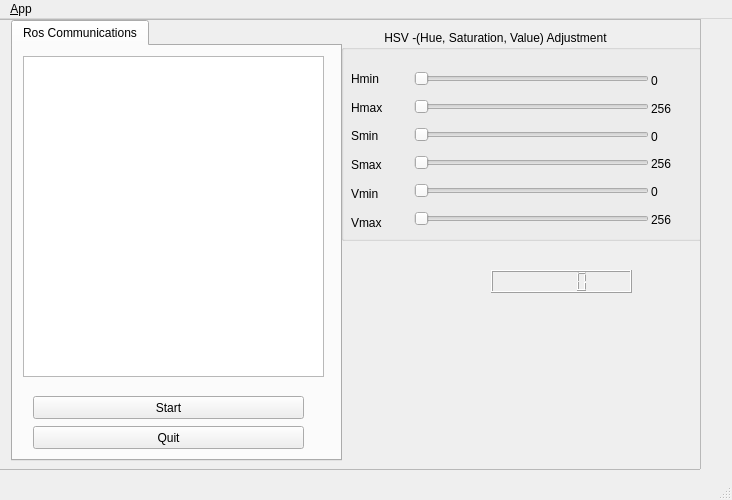
<?xml version="1.0" encoding="UTF-8"?>
<ui version="4.0">
 <class>MainWindowDesign</class>
 <widget class="QMainWindow" name="MainWindowDesign">
  <property name="geometry">
   <rect>
    <x>0</x>
    <y>0</y>
    <width>732</width>
    <height>500</height>
   </rect>
  </property>
  <property name="sizePolicy">
   <sizepolicy hsizetype="Expanding" vsizetype="Expanding">
    <horstretch>0</horstretch>
    <verstretch>0</verstretch>
   </sizepolicy>
  </property>
  <property name="minimumSize">
   <size>
    <width>73</width>
    <height>82</height>
   </size>
  </property>
  <property name="windowTitle">
   <string>QRosApp</string>
  </property>
  <property name="windowIcon">
   <iconset resource="../resources/images.qrc">
    <normaloff>:/images/icon.png</normaloff>:/images/icon.png</iconset>
  </property>
  <property name="windowOpacity">
   <double>8.000000000000000</double>
  </property>
  <property name="locale">
   <locale language="English" country="Australia"/>
  </property>
  <property name="dockNestingEnabled">
   <bool>true</bool>
  </property>
  <widget class="QWidget" name="centralwidget">
   <widget class="QScrollArea" name="scrollArea">
    <property name="geometry">
     <rect>
      <x>-20</x>
      <y>0</y>
      <width>721</width>
      <height>451</height>
     </rect>
    </property>
    <property name="sizePolicy">
     <sizepolicy hsizetype="Fixed" vsizetype="Fixed">
      <horstretch>0</horstretch>
      <verstretch>0</verstretch>
     </sizepolicy>
    </property>
    <property name="minimumSize">
     <size>
      <width>120</width>
      <height>120</height>
     </size>
    </property>
    <property name="widgetResizable">
     <bool>true</bool>
    </property>
    <widget class="QWidget" name="scrollAreaWidgetContents">
     <property name="geometry">
      <rect>
       <x>0</x>
       <y>0</y>
       <width>719</width>
       <height>449</height>
      </rect>
     </property>
     <widget class="QGroupBox" name="groupBox_2">
      <property name="geometry">
       <rect>
        <x>360</x>
        <y>10</y>
        <width>361</width>
        <height>211</height>
       </rect>
      </property>
      <property name="title">
       <string>             HSV -(Hue, Saturation, Value) Adjustment</string>
      </property>
      <widget class="QWidget" name="layoutWidget">
       <property name="geometry">
        <rect>
         <x>10</x>
         <y>40</y>
         <width>38</width>
         <height>161</height>
        </rect>
       </property>
       <layout class="QVBoxLayout" name="verticalLayout_2">
        <property name="spacing">
         <number>12</number>
        </property>
        <item>
         <widget class="QLabel" name="label">
          <property name="text">
           <string>Hmin</string>
          </property>
         </widget>
        </item>
        <item>
         <widget class="QLabel" name="label_2">
          <property name="text">
           <string>Hmax</string>
          </property>
         </widget>
        </item>
        <item>
         <widget class="QLabel" name="label_3">
          <property name="text">
           <string>Smin</string>
          </property>
         </widget>
        </item>
        <item>
         <widget class="QLabel" name="label_6">
          <property name="text">
           <string>Smax</string>
          </property>
         </widget>
        </item>
        <item>
         <widget class="QLabel" name="label_7">
          <property name="text">
           <string>Vmin</string>
          </property>
         </widget>
        </item>
        <item>
         <widget class="QLabel" name="label_8">
          <property name="text">
           <string>Vmax</string>
          </property>
         </widget>
        </item>
       </layout>
      </widget>
      <widget class="QWidget" name="layoutWidget">
       <property name="geometry">
        <rect>
         <x>70</x>
         <y>41</y>
         <width>241</width>
         <height>157</height>
        </rect>
       </property>
       <layout class="QVBoxLayout" name="verticalLayout">
        <property name="spacing">
         <number>13</number>
        </property>
        <property name="sizeConstraint">
         <enum>QLayout::SetDefaultConstraint</enum>
        </property>
        <property name="leftMargin">
         <number>3</number>
        </property>
        <property name="rightMargin">
         <number>3</number>
        </property>
        <item>
         <widget class="QSlider" name="sliderHmin">
          <property name="maximum">
           <number>256</number>
          </property>
          <property name="orientation">
           <enum>Qt::Horizontal</enum>
          </property>
         </widget>
        </item>
        <item>
         <widget class="QSlider" name="sliderHmax">
          <property name="maximum">
           <number>256</number>
          </property>
          <property name="orientation">
           <enum>Qt::Horizontal</enum>
          </property>
         </widget>
        </item>
        <item>
         <widget class="QSlider" name="sliderSmin">
          <property name="maximum">
           <number>256</number>
          </property>
          <property name="orientation">
           <enum>Qt::Horizontal</enum>
          </property>
         </widget>
        </item>
        <item>
         <widget class="QSlider" name="sliderSmax">
          <property name="maximum">
           <number>256</number>
          </property>
          <property name="orientation">
           <enum>Qt::Horizontal</enum>
          </property>
         </widget>
        </item>
        <item>
         <widget class="QSlider" name="sliderVmin">
          <property name="maximum">
           <number>256</number>
          </property>
          <property name="orientation">
           <enum>Qt::Horizontal</enum>
          </property>
         </widget>
        </item>
        <item>
         <widget class="QSlider" name="sliderVmax">
          <property name="maximum">
           <number>256</number>
          </property>
          <property name="orientation">
           <enum>Qt::Horizontal</enum>
          </property>
         </widget>
        </item>
       </layout>
      </widget>
      <widget class="QWidget" name="layoutWidget">
       <property name="geometry">
        <rect>
         <x>310</x>
         <y>40</y>
         <width>41</width>
         <height>161</height>
        </rect>
       </property>
       <layout class="QVBoxLayout" name="verticalLayout_3">
        <item>
         <widget class="QLabel" name="labelHminVal">
          <property name="text">
           <string>0</string>
          </property>
         </widget>
        </item>
        <item>
         <widget class="QLabel" name="labelHmaxVal">
          <property name="text">
           <string>256</string>
          </property>
         </widget>
        </item>
        <item>
         <widget class="QLabel" name="labelSminVal">
          <property name="text">
           <string>0</string>
          </property>
         </widget>
        </item>
        <item>
         <widget class="QLabel" name="labelSmaxVal">
          <property name="text">
           <string>256</string>
          </property>
         </widget>
        </item>
        <item>
         <widget class="QLabel" name="labelVminVal">
          <property name="text">
           <string>0</string>
          </property>
         </widget>
        </item>
        <item>
         <widget class="QLabel" name="labelVmaxVal">
          <property name="text">
           <string>256</string>
          </property>
         </widget>
        </item>
       </layout>
      </widget>
     </widget>
     <widget class="QTabWidget" name="tab_manager">
      <property name="geometry">
       <rect>
        <x>30</x>
        <y>0</y>
        <width>331</width>
        <height>441</height>
       </rect>
      </property>
      <property name="sizePolicy">
       <sizepolicy hsizetype="Preferred" vsizetype="Preferred">
        <horstretch>0</horstretch>
        <verstretch>0</verstretch>
       </sizepolicy>
      </property>
      <property name="minimumSize">
       <size>
        <width>93</width>
        <height>0</height>
       </size>
      </property>
      <property name="layoutDirection">
       <enum>Qt::LeftToRight</enum>
      </property>
      <property name="locale">
       <locale language="English" country="Australia"/>
      </property>
      <property name="currentIndex">
       <number>0</number>
      </property>
      <property name="elideMode">
       <enum>Qt::ElideLeft</enum>
      </property>
      <property name="movable">
       <bool>true</bool>
      </property>
      <widget class="QWidget" name="tab_status">
       <attribute name="title">
        <string>Ros Communications</string>
       </attribute>
       <widget class="QPushButton" name="quit_button">
        <property name="geometry">
         <rect>
          <x>20</x>
          <y>380</y>
          <width>271</width>
          <height>23</height>
         </rect>
        </property>
        <property name="sizePolicy">
         <sizepolicy hsizetype="Preferred" vsizetype="Fixed">
          <horstretch>0</horstretch>
          <verstretch>0</verstretch>
         </sizepolicy>
        </property>
        <property name="text">
         <string>Quit</string>
        </property>
       </widget>
       <widget class="QPushButton" name="start_button">
        <property name="enabled">
         <bool>true</bool>
        </property>
        <property name="geometry">
         <rect>
          <x>20</x>
          <y>350</y>
          <width>271</width>
          <height>23</height>
         </rect>
        </property>
        <property name="sizePolicy">
         <sizepolicy hsizetype="MinimumExpanding" vsizetype="Fixed">
          <horstretch>0</horstretch>
          <verstretch>0</verstretch>
         </sizepolicy>
        </property>
        <property name="toolTip">
         <string>Set the target to the current joint trajectory state.</string>
        </property>
        <property name="statusTip">
         <string>Clear all waypoints and set the target to the current joint trajectory state.</string>
        </property>
        <property name="text">
         <string>Start</string>
        </property>
       </widget>
       <widget class="QListView" name="view_logging">
        <property name="geometry">
         <rect>
          <x>10</x>
          <y>10</y>
          <width>301</width>
          <height>321</height>
         </rect>
        </property>
       </widget>
      </widget>
     </widget>
     <widget class="QLCDNumber" name="lcdNumberCurrentAngle">
      <property name="geometry">
       <rect>
        <x>510</x>
        <y>250</y>
        <width>141</width>
        <height>23</height>
       </rect>
      </property>
      <property name="layoutDirection">
       <enum>Qt::RightToLeft</enum>
      </property>
     </widget>
    </widget>
   </widget>
  </widget>
  <widget class="QMenuBar" name="menubar">
   <property name="geometry">
    <rect>
     <x>0</x>
     <y>0</y>
     <width>732</width>
     <height>20</height>
    </rect>
   </property>
   <widget class="QMenu" name="menu_File">
    <property name="title">
     <string>&amp;App</string>
    </property>
    <addaction name="action_Preferences"/>
    <addaction name="separator"/>
    <addaction name="actionAbout"/>
    <addaction name="actionAbout_Qt"/>
    <addaction name="separator"/>
    <addaction name="action_Quit"/>
   </widget>
   <addaction name="menu_File"/>
  </widget>
  <widget class="QStatusBar" name="statusbar"/>
  <action name="action_Quit">
   <property name="text">
    <string>&amp;Quit</string>
   </property>
   <property name="shortcut">
    <string>Ctrl+Q</string>
   </property>
   <property name="shortcutContext">
    <enum>Qt::ApplicationShortcut</enum>
   </property>
  </action>
  <action name="action_Preferences">
   <property name="text">
    <string>&amp;Preferences</string>
   </property>
  </action>
  <action name="actionAbout">
   <property name="text">
    <string>&amp;About</string>
   </property>
  </action>
  <action name="actionAbout_Qt">
   <property name="text">
    <string>About &amp;Qt</string>
   </property>
  </action>
 </widget>
 <resources>
  <include location="../resources/images.qrc"/>
 </resources>
 <connections>
  <connection>
   <sender>action_Quit</sender>
   <signal>triggered()</signal>
   <receiver>MainWindowDesign</receiver>
   <slot>close()</slot>
   <hints>
    <hint type="sourcelabel">
     <x>-1</x>
     <y>-1</y>
    </hint>
    <hint type="destinationlabel">
     <x>399</x>
     <y>299</y>
    </hint>
   </hints>
  </connection>
  <connection>
   <sender>quit_button</sender>
   <signal>clicked()</signal>
   <receiver>MainWindowDesign</receiver>
   <slot>close()</slot>
   <hints>
    <hint type="sourcelabel">
     <x>859</x>
     <y>552</y>
    </hint>
    <hint type="destinationlabel">
     <x>469</x>
     <y>299</y>
    </hint>
   </hints>
  </connection>
 </connections>
</ui>
